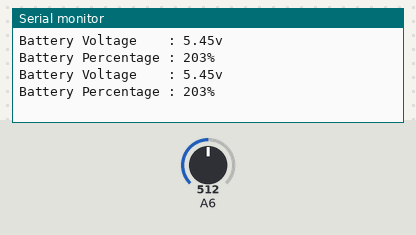
Bench run of a sketch on a simulated Arduino Nano, built with avr-gcc and run on an emulated ATmega328P. Parts: the last lines printed to the serial monitor. Inputs (shaded band) come from the test bench; at power-on: A6 = 512.

Above: at 5.8 s.
5.9 s: A6 set to 716
At 11.3 s:
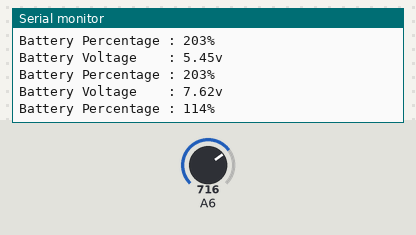
11.9 s: A6 set to 900
At 16.4 s:
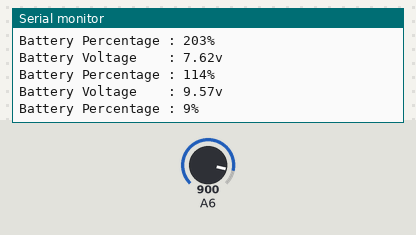
Timing chart, 0 to 17.9 s (numbered marks = the images above; inputs shaded):
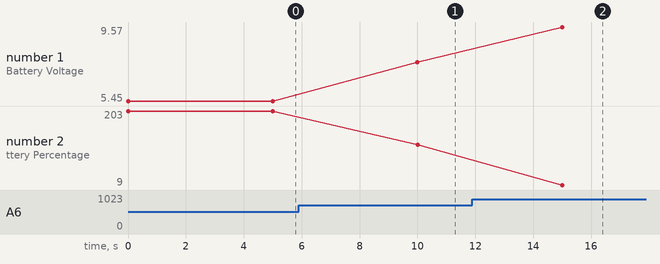

Measured:
- after the input at 5.9 s, the serial monitor: prints a new line after 4.1 s (image 1)
- after the input at 11.9 s, the serial monitor: prints a new line after 3.1 s (image 2)
- plotted number 1: 5.45 → 7.62 after the input at 5.9 s, 7.62 → 9.57 after the input at 11.9 s
- plotted number 2: 203 → 114 after the input at 5.9 s, 114 → 9 after the input at 11.9 s

The sketch:

Piglet_Battery_Monitor.ino
```cpp
// (licence header left out)
#define MAX_VOLTAGE 4.1 //max voltage battery is charged to usually 4.1v or 4.2 for a lipo
#define MIN_VOLTAGE 2.8 //min voltage battery should be discharged to usually 2.8v absolute min for lipo typically 3.0v

void setup() {
  Serial.begin(38400);
  analogReference(EXTERNAL);    //uses the external 2.7v voltage reference from the texas regulator ths is very accurate
}

void loop() {
  float voltage =  getBatteryVoltage();   //get the battery voltage convert adc value to voltage using internal reference and bridge ratio
  uint8_t batLevel = (1-((MAX_VOLTAGE-voltage)/(MAX_VOLTAGE-MIN_VOLTAGE)))*100; //do conversion to % range 4.1 full 2.8 empty
  Serial.print("Battery Voltage    : ");Serial.print(String(voltage));Serial.println("v");
  Serial.print("Battery Percentage : ");Serial.print(String(batLevel));Serial.println("%");
  Serial.println();
  delay(5000);
}

float getBatteryVoltage(){
  //convert adc value to voltage using external reference and bridge ratio
  int aValue = analogRead(A6);
  float ref = ((2.7/1023.0000)*(aValue));
  float correction = 4.24/4.24;
  ref = ref*correction;
  float ratio = ((1000.00+330.00)/330.00);
  float bVoltage = ref*ratio;
  return bVoltage;
}
```
